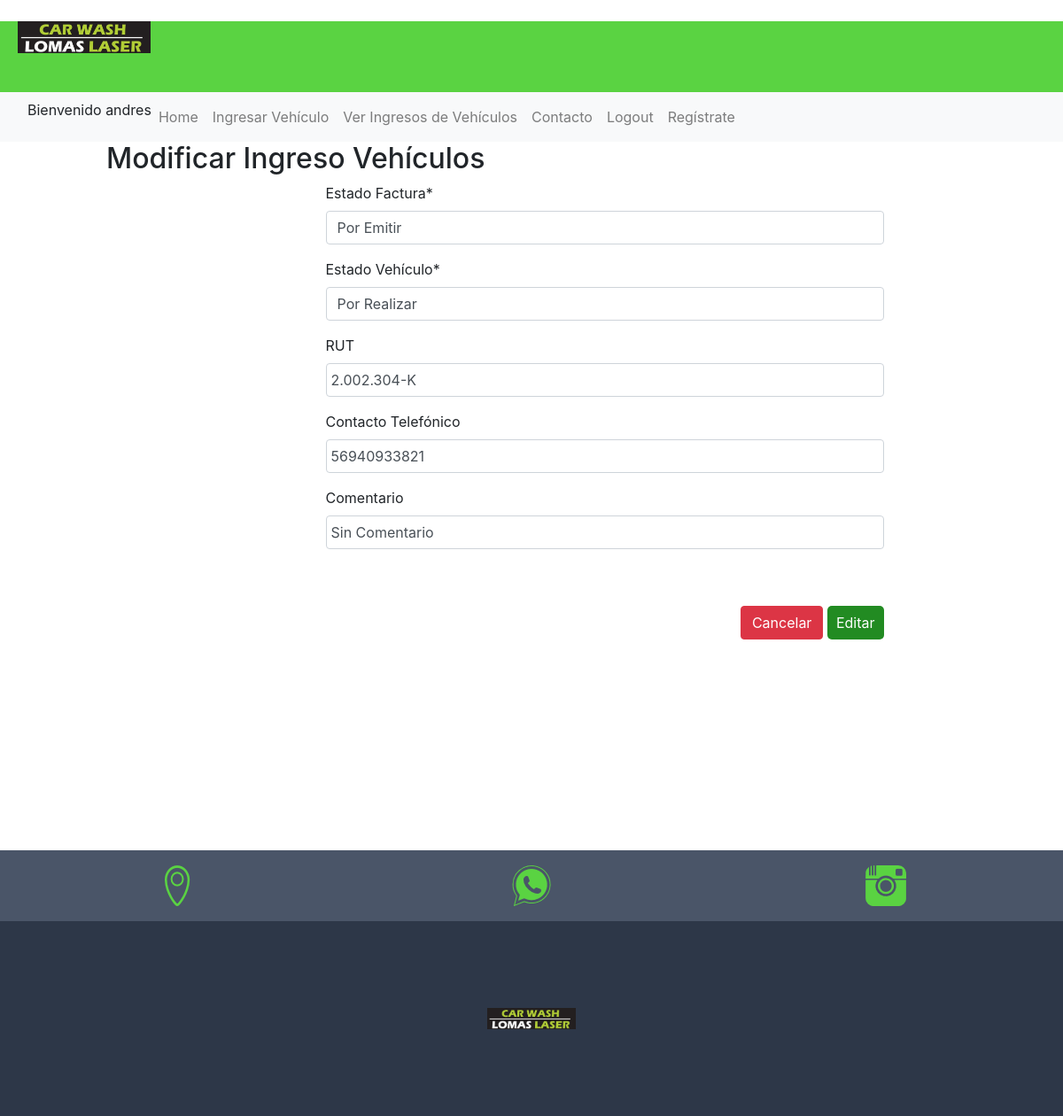
The page /modificar_ingreso/19/ (signed in) on the database its author committed.
### carwash1/models.py (models this page shows, shortened)
class Ingreso(models.Model):
    VEHICULO_CHOICES = [
        ('CITYCAR', 'City Car'),
        ('SEDAN', 'Sedán'),
        ('HATCHBACK', 'Hatchback'),
        ('SUV', 'SUV'),
        ('CAMIONETA', 'Camioneta'),
        ('XL', 'XL')
    ]
    LAVADO_CHOICES = [
        ('EXPRESS', 'Express'),
        ('FULL', 'Full')
    ]
    TIPO_PAGO_CHOICES = [
        ('CREDITO', 'Crédito'),
        ('DEBITO', 'Débito'),
        ('EFECTIVO', 'Efectivo'),
        ('TRANSFERENCIA', 'Transferencia')
    ]
    TIPO_DOC_CHOICES = [
        ('BOLETA', 'Boleta'),
        ('FACTURA', 'Factura')
    ]
    ESTADO_VEHICULO_CHOICES = [
        ('POR REALIZAR', 'Por Realizar'),
        ('TERMINADO', 'Terminado')
    ]
    ESTADO_FACTURA_CHOICES = [
        ('SIN FACTURA', 'Sin Factura'),
        ('POR EMITIR', 'Por Emitir'),
        ('EMITIDA', 'Emitida')
    ]
    patente = models.CharField(max_length=8)
    vehiculo = models.CharField(max_length=20, choices=VEHICULO_CHOICES)
    lavado = models.CharField(max_length=10, choices=LAVADO_CHOICES)
    tipo_de_pago = models.CharField(max_length=20, choices=TIPO_PAGO_CHOICES)
    valor = models.IntegerField()
    propina = models.DecimalField(max_digits=10, decimal_places=0)
    contacto = models.CharField(max_length=15)
    correo = models.EmailField(blank=True, null=True)
    estado_vehiculo = models.CharField(max_length=15, choices=ESTADO_VEHICULO_CHOICES, default='POR REALIZAR')
    tipo_doc = models.CharField(max_length=10, choices=TIPO_DOC_CHOICES)
    estado_factura = models.CharField(max_length=15, choices=ESTADO_FACTURA_CHOICES, default='SIN FACTURA')
    Rut = models.CharField(max_length=15, blank=True, null=True, validators=[validar_rut_chileno])
    fecha_ingreso = models.DateTimeField(auto_now_add=True)
    cliente_acepta = models.BooleanField(default=False)
    firma_electronica = models.CharField(max_length=1000000, blank=True, null=True)
    comentario = models.CharField(max_length=1000000, blank=True, null=True,default="Sin Comentario")
    class Meta:
        ordering = ['-fecha_ingreso']

### carwash1/views.py (the view)
# urls.py: path('modificar_ingreso/<id>/', modificar_ingreso , name = "modificar_ingreso"),
@permission_required('carwash1.change_ingreso')
def modificar_ingreso(request, id):
    ingreso = get_object_or_404(Ingreso, id=id)
    if request.method == 'POST':
        formulario = IngresoUpdateForm(data=request.POST, instance=ingreso)
        if formulario.is_valid():
            formulario.save()
            messages.success(request, "Modificado Correctamente")
            return redirect('tabla_ingresos')  # Asegúrate de que 'tabla_ingresos' sea el nombre correcto de la URL
    else:
        formulario = IngresoUpdateForm(instance=ingreso)
    data = {
        'form': formulario
    }
    return render(request, 'modificaringreso.html', data)

### carwash1/forms.py (shortened to what this page needs)
class IngresoUpdateForm(forms.ModelForm):
    estado_factura = forms.ChoiceField(
        label='Estado Factura',
        choices=[('SIN FACTURA', 'Sin Factura'), ('POR EMITIR', 'Por Emitir'), ('EMITIIDA', 'Emitida')]
    )
    estado_vehiculo = forms.ChoiceField(
        label='Estado Vehículo',
        choices=[('POR REALIZAR', 'Por Realizar'), ('TERMINADO', 'Terminado')]
    )
    Rut = forms.CharField(
        label='RUT',
        max_length=15,
        required=False
    )
    contacto = forms.CharField(
        label='Contacto Telefónico',
        max_length=15,
        required=False
    )
    comentario = forms.CharField(
        label='Comentario',
        required=False
    )
    class Meta:
        model = Ingreso
        fields = ['estado_factura', 'estado_vehiculo', 'Rut', 'contacto','comentario']

### carwash1/templates/modificaringreso.html (shortened to what this page needs)
{% extends 'base.html' %} {% load static %} {% block js %}
<link href="https://stackpath.bootstrapcdn.com/bootstrap/4.1.1/css/bootstrap.min.css" rel="stylesheet" /> {% endblock %} {% block css %}
<link rel="stylesheet" href="https://cdn.jsdelivr.net/bxslider/4.2.12/jquery.bxslider.css"> {% endblock %} {% block contenido %} {% load crispy_forms_tags %}
<!DOCTYPE html>
<html>
<head>
    <link rel="stylesheet" href="">
</head>
<body>
    <h2>Modificar Ingreso Vehículos</h2>
    <div class="row">
        <div class="col-10 col-md-8 offset-md-3">
            <form action="" class="formulario_ingreso" method="POST">
                {% csrf_token %} {{form | crispy}}
                <br>
                <br>
                <div class="d-flex justify-content-end">
                    <input type="reset" value="Cancelar" class="btn btn-danger"> &nbsp;
                    <button type="submit" id=btnEnviar style="background-color: forestgreen;" class="button">Editar</button>
                </div>
            </form>
        </div>
    </div>
</body>
{% endblock %}

### carwash1/templates/base.html (shortened to what this page needs)
<!DOCTYPE html>
<html lang="es">
<head>
    <link rel="stylesheet" href="https://cdn.jsdelivr.net/bxslider/4.2.12/jquery.bxslider.css"> {% load static %} {% block css %} {% endblock %}
    <link rel="stylesheet" href="{% static 'carwash1/css/estilos.css'   %}">
    <link href="https://cdn.jsdelivr.net/npm/bootstrap@5.0.2/dist/css/bootstrap.min.css" rel="stylesheet">
</head>
<body>
    <br>
    <header id="header">
        <div>
            <div class="contenedor_logo">
                <img class="logo" src="{% static 'carwash1/img/logo1.jpg'   %}" alt="logo">
            </div>
        </div>
    </header>
    <nav class="navbar navbar-expand-lg navbar-light bg-light">
        <div class="container-fluid">
            <div class="collapse navbar-collapse" id="navbarNavAltMarkup">
                <div class="navbar-nav">
                    Bienvenido {{ user.username }}
                    <a class="nav-link " aria-current="page" href="{% url 'home' %}">Home</a> {% if perms.carwash1.add_ingreso %}
                    <a class="nav-link " aria-current="page" href="{% url 'ingreso' %}">Ingresar Vehículo</a> {% endif %} {% if perms.carwash1.view_ingreso %}
                    <a class="nav-link " aria-current="page" href="{% url 'tabla_ingresos' %}">Ver Ingresos de Vehículos</a> {% endif %}
                    <a class="nav-link" aria-current="page" href="{% url 'contacto' %}">Contacto</a> {% if user.is_authenticated %}
                    <a class="nav-link" aria-current="page" href="{% url 'logout' %}">Logout</a>
                    <a class="nav-link " aria-current="page" href="{% url 'registro' %}">Regístrate</a>
                    </a> {% else %}
                    <a class="nav-link" aria-current="page" href="{% url 'login' %}">Login</a> {% endif %}
                </div>
            </div>
        </div>
    </nav>
    <div id="contenido">
        {% block contenido %} {% endblock contenido %}
    </div>
    <footer>
        <div class="marcas">
            <a href="https://www.google.com/maps?q=-36.784344,-73.045008" target="_blank">
                <img src="{% static 'carwash1/img/Location.png' %}" alt="location">
            </a>
            <a href="https://wa.me/56982595914" target="_blank">
                <img src="{% static 'carwash1/img/wsp.png' %}" alt="location">
            </a>
            <a href="https://www.instagram.com/carwash_lomaslaser/" target="_blank">
                <img src="{% static 'carwash1/img/Instagram.png' %}" alt="Instagram">
            </a>
        </div>
        <div class="logo_footer">
            <img src="{% static 'carwash1/img/logo1.jpg'   %}" alt="logo">
        </div>
    </footer>
{% block js %}{% endblock %}
</body>
</html>

### carwash1/static/carwash1/css/estilos.css (style rules this page uses)
* { margin: 0; padding: 0; }
body { background-color: #EDF2F7; font-family: 'Open Sans', sans-serif; }
h1, h2 { font-family: 'Balsamiq Sans', cursive; }
header { width: 100%; height: 80px; background-color: #5ad342; display: flex; justify-content: space-between; }
header>div { width: 50%; }
.contenedor_logo { display: flex; align-items: center; }
.logo { width: 150px; margin-left: 20px; }
nav { display: flex; justify-content: flex-end; align-items: center; height: 100%; }
nav a { color: white; text-decoration: none; }
#contenido { width: 80%; margin: auto; max-width: 1280px; min-height: 100vh; }
footer { width: 100%; height: 300px; background-color: #2D3748; }
footer>.marcas { width: 100%; height: 80px; background-color: #4A5568; display: flex; justify-content: space-around; align-items: center; }
footer>.logo_footer { display: flex; justify-content: center; align-items: center; height: calc(100% - 80px); }
footer>.logo_footer>img { width: 100px; }
input[type=text], input[type=email], input[type=number], select, textarea { width: 100%; padding: 5px; }
.button { padding: 5px 10px; color: white; background-color: #2B6CB0; border: none; border-radius: 5px; }

### rows shown on the page
Ingreso: estado_factura "Por Emitir", estado_vehiculo "Por Realizar", Rut "2.002.304-K", contacto "56940933821", comentario "Sin Comentario"

### other values the page prints
{{ user.username }} "andres"
